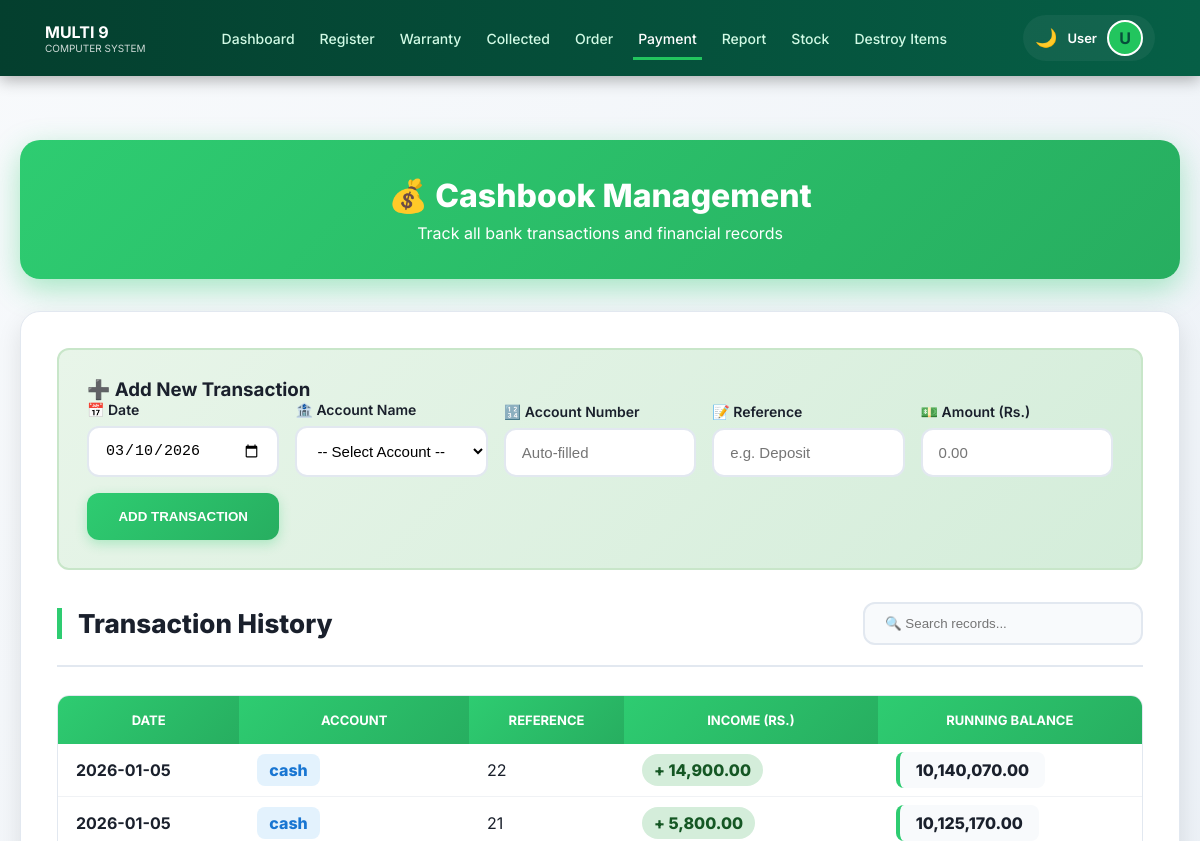
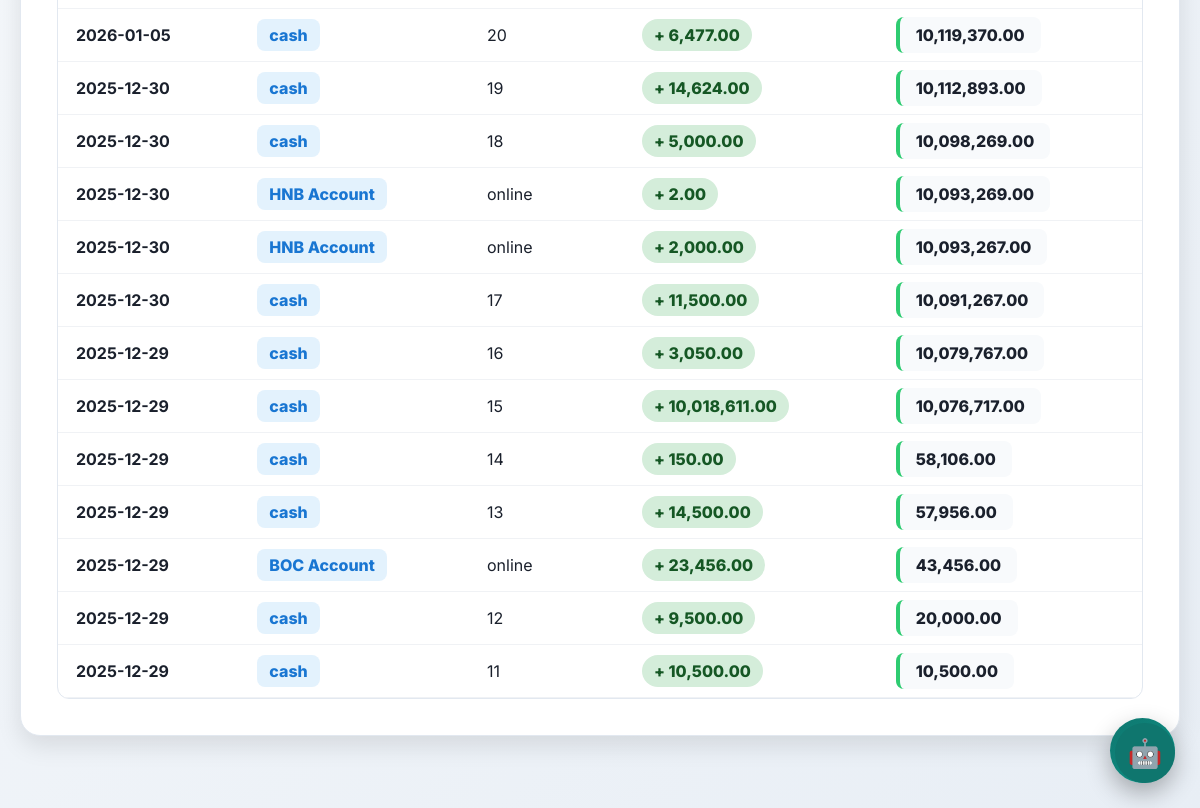
The page /cashbook_view.php on the database as committed earlier (2 pictures, top to bottom).
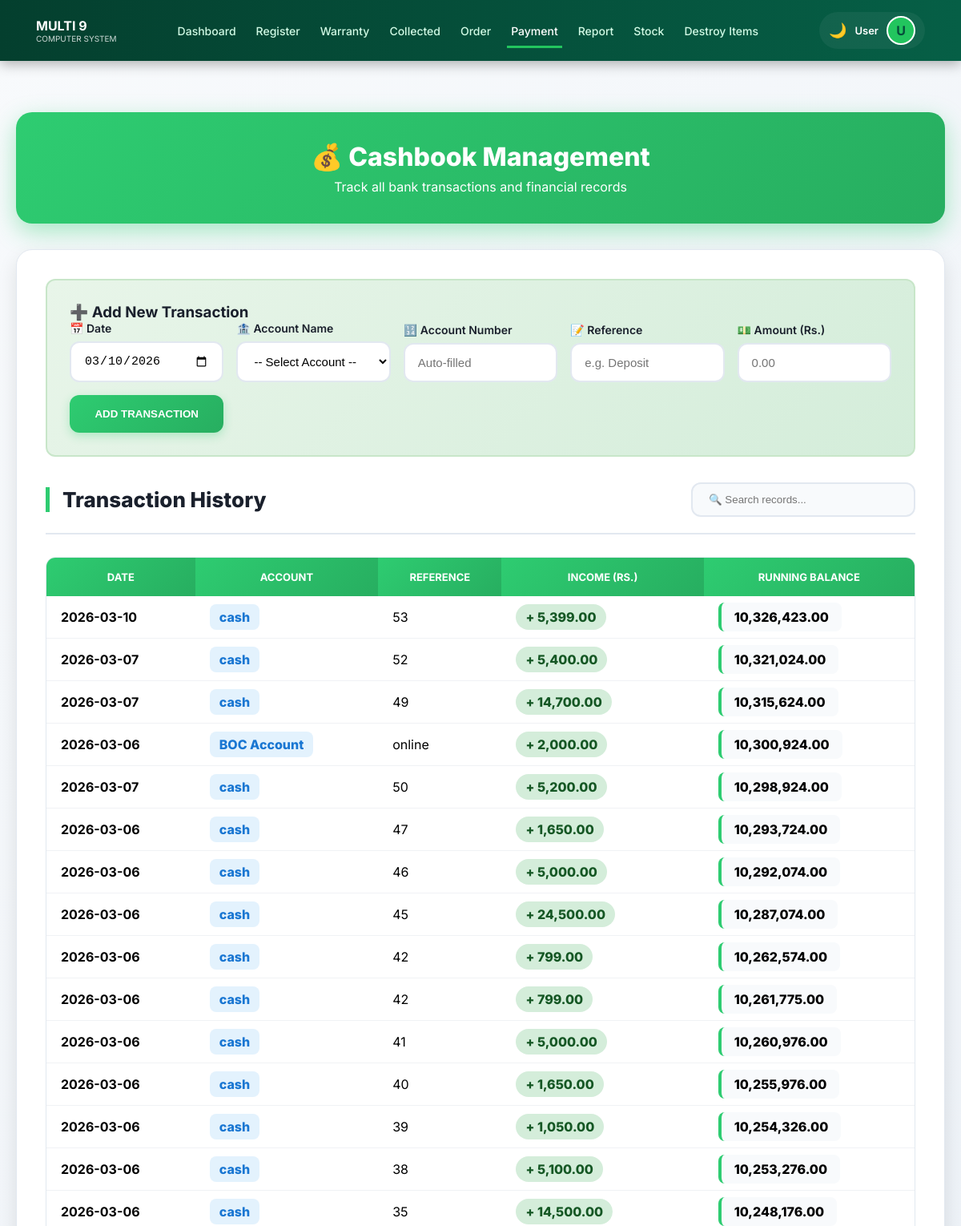
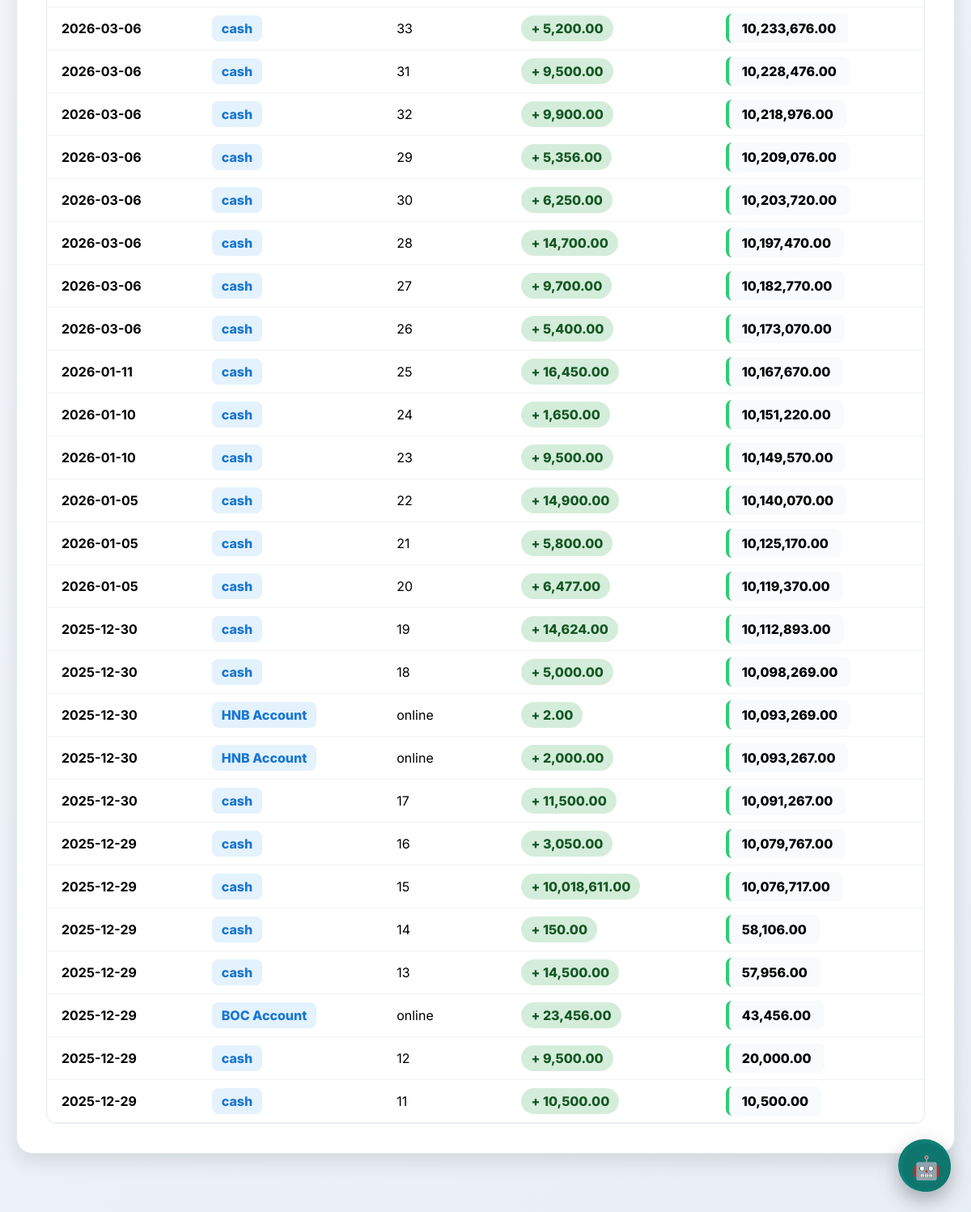
The same page on the database as committed later (2 pictures, top to bottom).
### tables this page shows
CREATE TABLE `cashbook` (
  `cashid` int(11) NOT NULL,
  `invoice_no` varchar(50) DEFAULT NULL,
  `date` date NOT NULL,
  `income` decimal(10,2) DEFAULT 0.00,
  `balance` decimal(10,2) DEFAULT 0.00,
  `acc_id` int(11) DEFAULT NULL
);

CREATE TABLE `accounts` (
  `acc_id` int(11) NOT NULL,
  `acc_name` varchar(100) NOT NULL,
  `account_no` varchar(50) DEFAULT NULL,
  `balance` decimal(15,2) DEFAULT 0.00
);

### cashbook_view.php (the view, shortened to what this page needs)
<?php
include 'db_config.php';
include_once 'navbar.php';
?>
<!DOCTYPE html>
<html lang="en">
<head>
</head>
<body id="cashbookBody">
<div class="page-container">
    <div class="page-header">
        <h1>💰 Cashbook Management</h1>
        <p>Track all bank transactions and financial records</p>
    </div>
    <div class="container">
        <div class="form-section">
            <h3>➕ Add New Transaction</h3>
            <form method="POST" class="grid-form">
                <div class="form-group">
                    <label>📅 Date</label>
                    <input type="date" name="date" value="<?= date('Y-m-d') ?>" class="form-control" required>
                </div>
                <div class="form-group">
                    <label>🏦 Account Name</label>
                    <select name="acc_id" id="acc_select" class="form-control" onchange="showAccNo()" required>
                        <option value="">-- Select Account --</option>
                    </select>
                </div>
                <div class="form-group">
                    <label>🔢 Account Number</label>
                    <input type="text" id="display_acc_no" class="form-control" placeholder="Auto-filled" readonly>
                </div>
                <div class="form-group">
                    <label>📝 Reference</label>
                    <input type="text" name="reference" class="form-control" placeholder="e.g. Deposit" required>
                </div>
                <div class="form-group">
                    <label>💵 Amount (Rs.)</label>
                    <input type="number" name="amount" class="form-control" step="0.01" min="0.01" required placeholder="0.00">
                </div>
                <div class="form-group">
                    <button type="submit" name="add_manual_transaction" class="btn-primary">ADD TRANSACTION</button>
                </div>
            </form>
        </div>
        <div class="section-header">
            <h3> Transaction History</h3>
            <div class="search-box">
                <input type="text" id="searchInput" class="search-input" placeholder="🔍 Search records..." onkeyup="filterTable()">
            </div>
        </div>
        <div class="table-container">
            <table id="transactionsTable">
                <thead>
                    <tr>
                        <th>Date</th>
                        <th>Account</th>
                        <th>Reference</th>
                        <th>Income (Rs.)</th>
                        <th>Running Balance</th>
                    </tr>
                </thead>
                <tbody>
                    <?php
                    $sql = "SELECT c.*, a.acc_name FROM cashbook c
                            LEFT JOIN accounts a ON c.acc_id = a.acc_id
                            ORDER BY c.cashid DESC";
                    $result = $conn->query($sql);
                    if ($result && $result->num_rows > 0) {
                        while($row = $result->fetch_assoc()) {
                            $accName = $row['acc_name'] ? $row['acc_name'] : "cash";
                            echo "<tr>
                                    <td><strong>{$row['date']}</strong></td>
                                    <td><span class='account-badge'>{$accName}</span></td>
                                    <td>{$row['invoice_no']}</td>
                                    <td><span class='amount-positive'>+ " . number_format($row['income'], 2) . "</span></td>
                                    <td><span class='balance-bold'>" . number_format($row['balance'], 2) . "</span></td>
                                  </tr>";
                        }
                    } else {
                        echo "<tr><td colspan='5' class='empty-state' style='text-align:center; padding: 50px;'>No records found.</td></tr>";
                    }
                    ?>
                </tbody>
            </table>
        </div>
    </div>
</div>
</body>
<?php include 'chatbot.php'; ?>
</html>

### navbar.php (shortened to what this page needs)
<?php
$current_page = basename($_SERVER['PHP_SELF']);
$user_name = isset($_SESSION['username']) ? $_SESSION['username'] : 'User';
$user_initial = strtoupper(substr($user_name, 0, 1));
?>
<div class="topbar no-print">
    <div class="brand-section">
        <div class="brand">
            <strong>MULTI 9</strong>
            <small style="display:block; font-size:10px; opacity:0.8;">COMPUTER SYSTEM</small>
        </div>
    </div>
    <div class="menu" id="navMenu">
        <a href="index.php" class="<?= $current_page=='index.php'?'active':'' ?>">Dashboard</a>
        <a href="add_customer.php" class="<?= $current_page=='add_customer.php'?'active':'' ?>">Register</a>
        <a href="warranty_list.php" class="<?= $current_page=='warranty_list.php'?'active':'' ?>">Warranty</a>
        <a href="collected.php" class="<?= $current_page=='collected.php'?'active':'' ?>">Collected</a>
        <a href="job_list.php" class="<?= $current_page=='job_list.php'?'active':'' ?>">Order</a>
        <a href="cashbook_view.php" class="<?= $current_page=='cashbook_view.php'?'active':'' ?>">Payment</a>
        <a href="report.php" class="<?= $current_page=='report.php'?'active':'' ?>">Report</a>
        <a href="stock.php" class="<?= $current_page=='stock.php'?'active':'' ?>">Stock</a>
        <a href="destroyed_items_view.php" class="<?= $current_page=='destroyed_items_view.php'?'active':'' ?>">Destroy Items</a>
    </div>
    <div class="user-section" id="userMenuTrigger">
        <button class="dark-toggle" onclick="toggleDarkMode()" style="background:none; border:none; cursor:pointer; font-size:18px;" title="Toggle Dark/Light Mode">🌙</button>
        <div class="user-info" style="text-align: right;">
            <span style="font-size: 13px; font-weight: 600; color:white;"><?= $user_name ?></span>
        </div>
        <div class="profile-card"><?= $user_initial ?></div>
    </div>
</div>
<div class="chat-trigger" onclick="toggleChat()">🤖</div>

### chatbot.php (shortened to what this page needs)
<button class="chatbot-btn" onclick="toggleChat()" id="botBtn">🤖</button>

### navbar.php (style rules this page uses)
.topbar { position: fixed; top: 0; left: 0; width: 100%; z-index: 9999; background: linear-gradient(90deg, #043f2e, #065f46); color: white; padding: 15px 45px; display: flex; align-items: center; justify-content: space-between; box-shadow: 0 4px 15px rgba(0,0,0,0.3); box-sizing: border-box; }
.menu { display: flex; gap: 15px; }
.menu a { color: #d1fae5; text-decoration: none; font-size: 14px; font-weight: 500; padding: 8px 5px; position: relative; transition: 0.3s; }
.menu a.active { color: #ffffff; }
.menu a.active::after { content: ""; position: absolute; left: 0; bottom: -5px; width: 100%; height: 3px; background: #22c55e; }
.user-section { display: flex; align-items: center; gap: 10px; position: relative; cursor: pointer; padding: 5px 12px; border-radius: 50px; background: rgba(255, 255, 255, 0.05); transition: 0.3s; }
.profile-card { background: #22c55e; color: #064e3b; width: 36px; height: 36px; border-radius: 50%; display: flex; align-items: center; justify-content: center; font-weight: bold; border: 2px solid white; }
.chat-trigger { position: fixed; bottom: 25px; right: 25px; background: #0f766e; color: white; width: 60px; height: 60px; border-radius: 50%; display: flex; align-items: center; justify-content: center; font-size: 28px; cursor: pointer; z-index: 10000; transition: 0.3s; }

### chatbot.php (style rules this page uses)
.chatbot-btn { position: fixed; bottom: 25px; right: 25px; width: 65px; height: 65px; border-radius: 50%; background: linear-gradient(135deg, #0f766e 0%, #0d9488 100%); color: white; font-size: 30px; border: none; cursor: pointer; box-shadow: 0 10px 25px rgba(0, 0, 0, 0.3); z-index: 9999; transition: transform 0.3s ease; display: flex; align-items: center; justify-content: center; }

Rows that differ between the two databases and show on the page:
added cashbook: date "2026-03-10", accName "cash", invoice_no "53", income "5,399.00", balance "10,326,423.00"
added cashbook: date "2026-03-07", accName "cash", invoice_no "52", income "5,400.00", balance "10,321,024.00"
added cashbook: date "2026-03-07", accName "cash", invoice_no "49", income "14,700.00", balance "10,315,624.00"
added cashbook: date "2026-03-06", acc.acc_name "BOC Account", invoice_no "online", income "2,000.00", balance "10,300,924.00"
added cashbook: date "2026-03-07", accName "cash", invoice_no "50", income "5,200.00", balance "10,298,924.00"
added cashbook: date "2026-03-06", accName "cash", invoice_no "47", income "1,650.00", balance "10,293,724.00"
added cashbook: date "2026-03-06", accName "cash", invoice_no "46", income "5,000.00", balance "10,292,074.00"
added cashbook: date "2026-03-06", accName "cash", invoice_no "45", income "24,500.00", balance "10,287,074.00"
added cashbook: date "2026-03-06", accName "cash", invoice_no "42", income "799.00", balance "10,262,574.00"
added cashbook: date "2026-03-06", accName "cash", invoice_no "42", income "799.00", balance "10,261,775.00"
added cashbook: date "2026-03-06", accName "cash", invoice_no "41", income "5,000.00", balance "10,260,976.00"
added cashbook: date "2026-03-06", accName "cash", invoice_no "40", income "1,650.00", balance "10,255,976.00"
added cashbook: date "2026-03-06", accName "cash", invoice_no "39", income "1,050.00", balance "10,254,326.00"
added cashbook: date "2026-03-06", accName "cash", invoice_no "38", income "5,100.00", balance "10,253,276.00"
added cashbook: date "2026-03-06", accName "cash", invoice_no "35", income "14,500.00", balance "10,248,176.00"
added cashbook: date "2026-03-06", accName "cash", invoice_no "33", income "5,200.00", balance "10,233,676.00"
added cashbook: date "2026-03-06", accName "cash", invoice_no "31", income "9,500.00", balance "10,228,476.00"
added cashbook: date "2026-03-06", accName "cash", invoice_no "32", income "9,900.00", balance "10,218,976.00"
added cashbook: date "2026-03-06", accName "cash", invoice_no "29", income "5,356.00", balance "10,209,076.00"
added cashbook: date "2026-03-06", accName "cash", invoice_no "30", income "6,250.00", balance "10,203,720.00"
added cashbook: date "2026-03-06", accName "cash", invoice_no "28", income "14,700.00", balance "10,197,470.00"
added cashbook: date "2026-03-06", accName "cash", invoice_no "27", income "9,700.00", balance "10,182,770.00"
added cashbook: date "2026-03-06", accName "cash", invoice_no "26", income "5,400.00", balance "10,173,070.00"
added cashbook: date "2026-01-11", accName "cash", invoice_no "25", income "16,450.00", balance "10,167,670.00"
added cashbook: date "2026-01-10", accName "cash", invoice_no "24", income "1,650.00", balance "10,151,220.00"
added cashbook: date "2026-01-10", accName "cash", invoice_no "23", income "9,500.00", balance "10,149,570.00"
